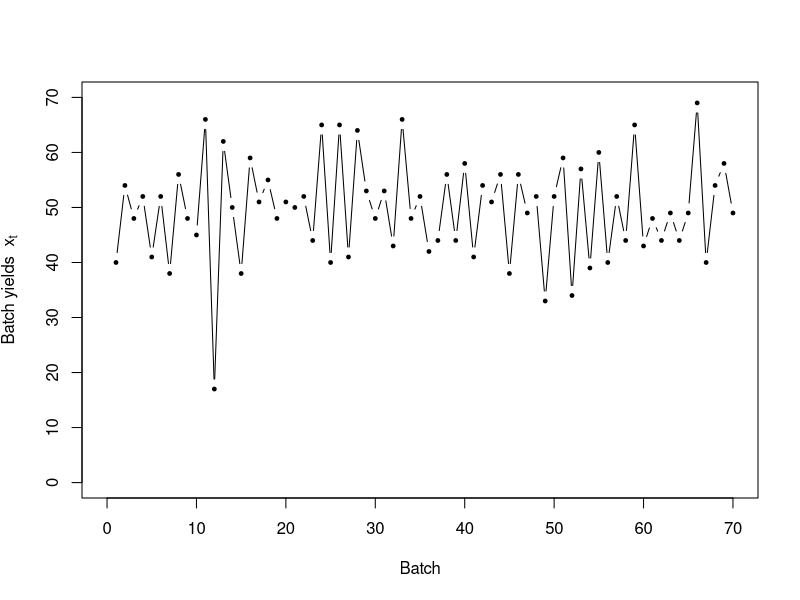
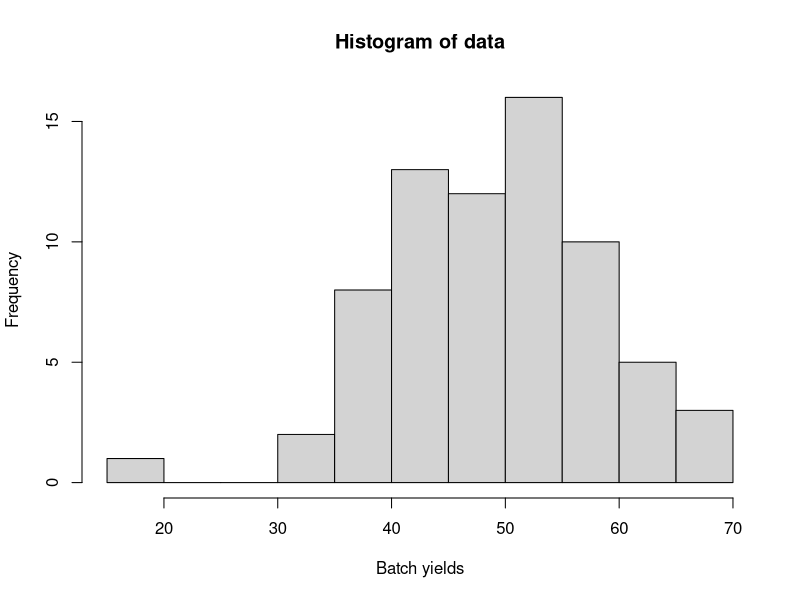
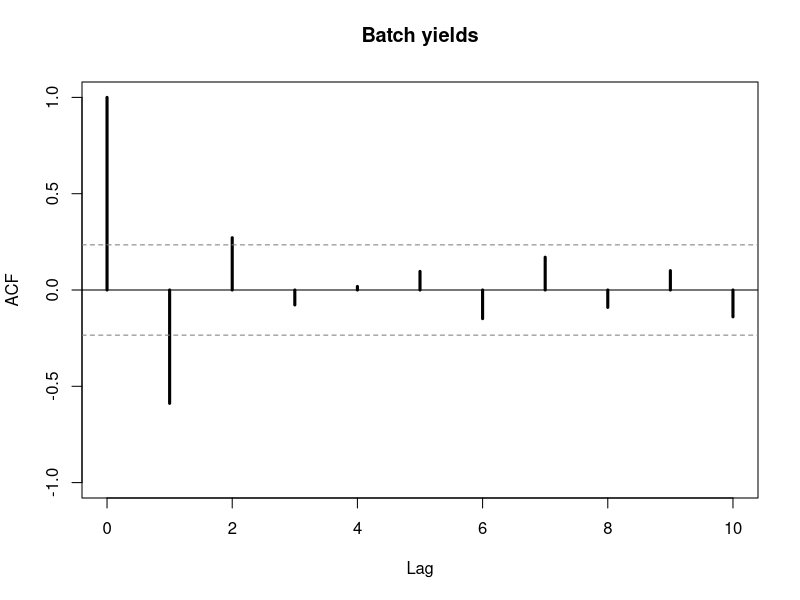
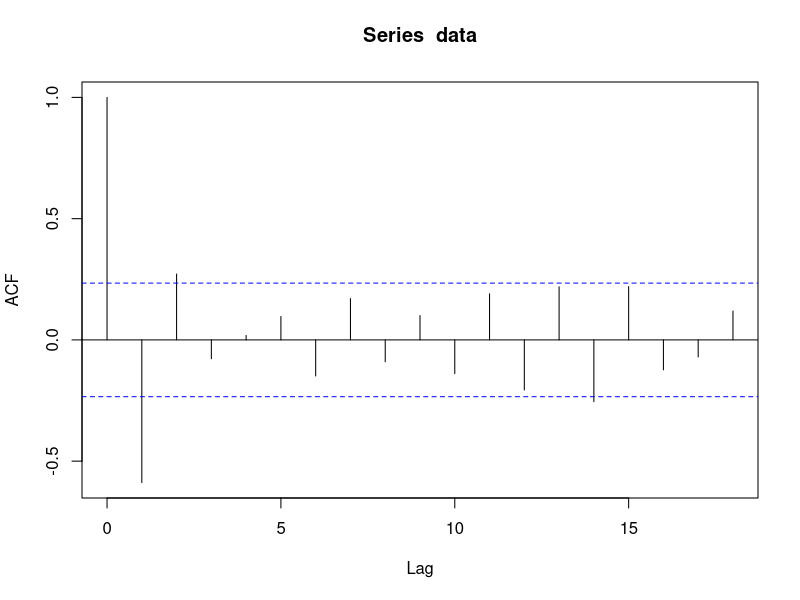
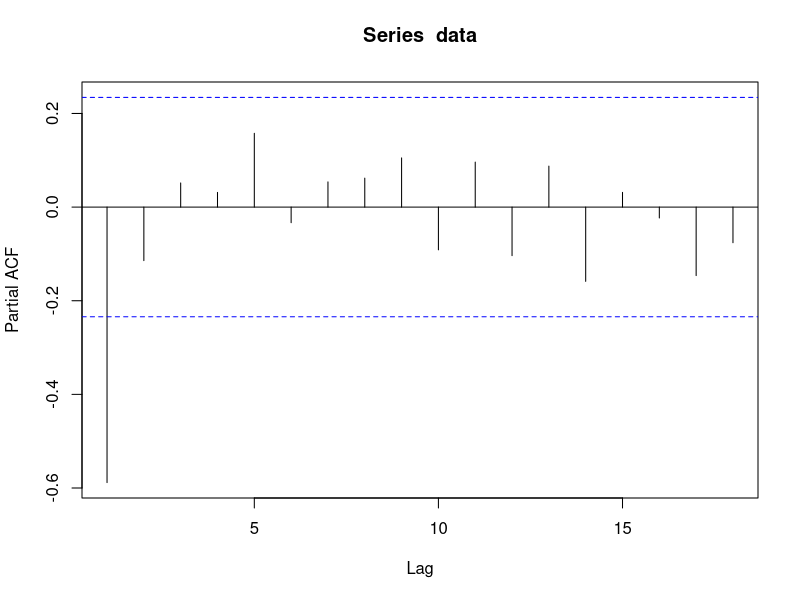
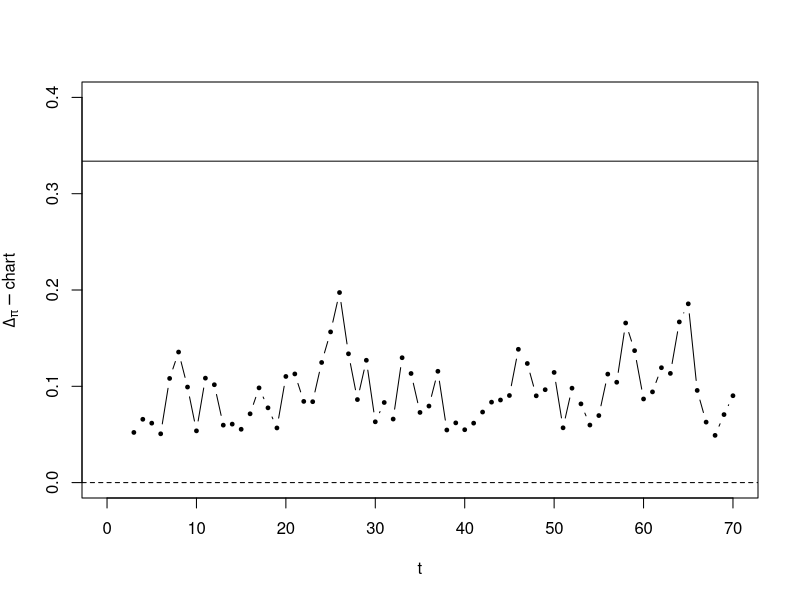
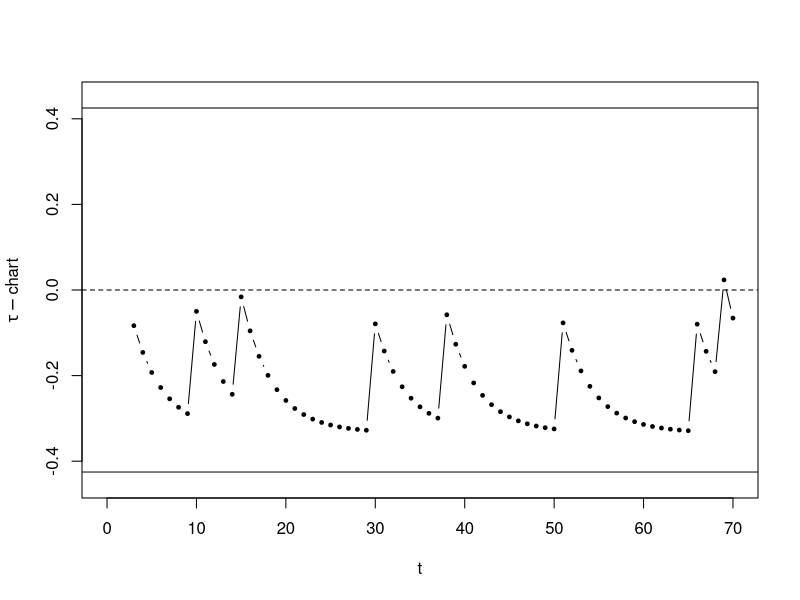
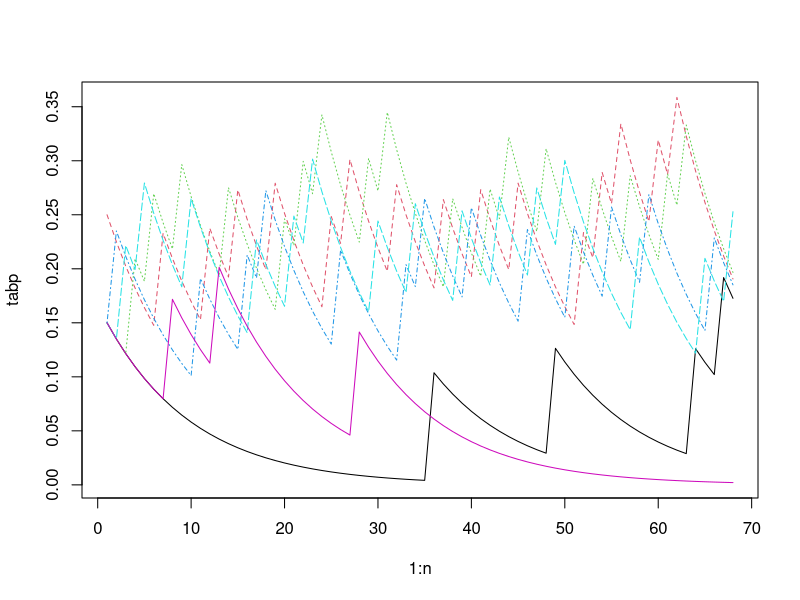

The R source for these figures, in order:
#Control charts for chemical process data of O'Donovan, T. M. (1983) Short Term Forecasting: An Introduction to the Box–Jenkins Approach. London: Wiley.
#Time series 4.1 (printed in Appendix A.3, discussed in Section 4.5).

data <- c(40,54,48,52,41,52,38,56,48,45,66,17,62,50,38,59,51,55,48,51,50,52,44,65,40,65,41,64,53,48,53,43,66,48,52,42,44,56,44,58,41,54,51,56,38,56,49,52,33,52,59,34,57,39,60,40,52,44,65,43,48,44,49,44,49,69,40,54,58,49)
T <- length(data)
T #70

plot(data, type="b", xlab="Batch", ylab=expression("Batch yields  x"[t]), pch=19, cex=0.5, xlim=c(0,T), ylim=c(0,70))

hist(data, xlab="Batch yields")

acf(data, lag.max=10, ylim=c(-1,1), lwd=3, ci.col=grey(0.5), main="Batch yields")


acf(data)[[1]][-1] #-0.58842235  0.27151541 -0.07750074  0.01834453  0.09646180 -0.14868820 ...
c(pacf(data)[[1]]) #-0.58842235 -0.11430120  0.05156247  0.03136143  0.15755861 -0.03330803 ...




##########################
#Ordinal pattern analysis:
##########################

#Statistics discussed in Section 2 of the manuscript:

#Delta^2:
Delta2 <- function(p){
	puni <- 1/length(p)
	sum((p-puni)^2)
}

#beta for m=3:
beta3 <- function(p){
	p[1]-p[6]
}

#tau for m=3:
tau3 <- function(p){
	p[1]+p[6]-1/3
}





getPerms <- function(x) {
    if (length(x) == 1) {
        return(x)
    }
    else {
        res <- matrix(nrow = 0, ncol = length(x))
        for (i in seq_along(x)) {
            res <- rbind(res, cbind(x[i], Recall(x[-i])))
        }
        return(res)
    }
}





#OPs of order 3:
m <- 3

S3 <- getPerms(1:m)

#Same as vector of strings:
sS3 <- apply(S3, 1, function(x) paste(x, collapse=""))
#sS3
#"123" "132" "213" "231" "312" "321"

np3 <- length(sS3)
bincodes <- diag(1,np3)





m <- 3 #order of OPs
n <- T-(m-1) #length of OP-series


#For technical reasons, define array of lagged time series:
data0 <- data[1:n]
for(k in 1:(m-1)){
	data0 <- cbind(data0, data[(k+1):(k+n)])
}

#Check for ties:
ties <- apply(data0, 1, function(x) (max(table(x))>1))
data0[ties,]
# [1,]    52 41 52
# [2,]    65 40 65
# [3,]    53 48 53
# [4,]    44 56 44
# [5,]    56 38 56
# [6,]    52 33 52
# [7,]    44 49 44
# [8,]    49 44 49



#First, proceed without jittering.
#Jittering experiment in ChemProcess_Jittering.r.


#Generate ordinal patterns as rank vectors:
opts <- t(matrix(c(apply(data0, 1, order)), nrow=m))

rm(data0) #data0 not needed anymore

#transform into vector of strings:
sopts <- apply(opts, 1, function(x) paste(x, collapse=""))

rm(opts) #opts not needed anymore

#So sopts is categorical time series with range sS3.

#Numeric coding by 1-m!:
datanum <- match(sopts, sS3)

#Binarization (vectors Y_t of Section 2):
databin <- bincodes[datanum,] #assign row vectors







##############################################
#Construct EWMA control chart based on databin
##############################################

#EWMA smoothing of OP-probabilities with lambda=0.25:

lam <- 0.25
p <- rep(1/np3, np3)

tabp <- array(NA, c(n, np3))
for(t in 1:n){
	p <- lam*databin[t,] + (1-lam)*p
	tabp[t,] <- p
} #for t
#matplot(1:n, tabp, type="l")



#Delta-chart:
plot(c(3:T), apply(tabp, 1, Delta2), type="b", pch=19, cex=0.5, xlim=c(0,T), ylim=c(0,0.4), xlab="t", ylab=expression(Delta[pi]-chart))
abline(h=0.3338) #no alarm
abline(h=0, lty=2)

#tau-chart:
plot(c(3:T), apply(tabp, 1, tau3), type="b", pch=19, cex=0.5, xlim=c(0,T), ylim=c(-0.45,0.45), xlab="t", ylab=expression(tau-chart))
abline(h=0.4253*c(-1,1)) #no alarm
abline(h=0, lty=2)





#EWMA smoothing of OP-probabilities with lambda=0.10:

lam <- 0.10
p <- rep(1/np3, np3)

tabp <- array(NA, c(n, np3))
for(t in 1:n){
	p <- lam*databin[t,] + (1-lam)*p
	tabp[t,] <- p
} #for t
matplot(1:n, tabp, type="l")



#Delta-chart:
plot(c(3:T), apply(tabp, 1, Delta2), type="b", pch=19, cex=0.5, xlim=c(0,T), ylim=c(0,0.15), xlab="t", ylab=expression(Delta[pi]-chart))
abline(h=0.1115) #no alarm
abline(h=0, lty=2)

#tau-chart:
plot(c(3:T), apply(tabp, 1, tau3), type="b", pch=19, cex=0.5, xlim=c(0,T), ylim=c(-0.35,0.35), xlab="t", ylab=expression(tau-chart))
abline(h=0.2529*c(-1,1)) #alarm at 26
abline(h=0, lty=2)
abline(v=26, lty=3)






#EWMA smoothing of OP-probabilities with lambda=0.05:

lam <- 0.05
p <- rep(1/np3, np3)

tabp <- array(NA, c(n, np3))
for(t in 1:n){
	p <- lam*databin[t,] + (1-lam)*p
	tabp[t,] <- p
} #for t
matplot(1:n, tabp, type="l")



#Delta-chart:
plot(c(3:T), apply(tabp, 1, Delta2), type="b", pch=19, cex=0.5, xlim=c(0,T), ylim=c(0,0.075), xlab="t", ylab=expression(Delta[pi]-chart))
abline(h=0.05125) #alarm at 62
abline(h=0, lty=2)
abline(v=62, lty=3)

#tau-chart:
plot(c(3:T), apply(tabp, 1, tau3), type="b", pch=19, cex=0.5, xlim=c(0,T), ylim=c(-0.3,0.3), xlab="t", ylab=expression(tau-chart))
abline(h=0.16775*c(-1,1)) #alarm at 24
abline(h=0, lty=2)
abline(v=24, lty=3)





###################
#Transcript charts:
###################


#For transcripts, OPs use permutation representation corresponding to "order()".


#Cayley table of permutations:
sCayley <- array("", c(factorial(m),factorial(m)))
for(i in 1:factorial(m)){
	sCayley[i,] <- apply(S3, 1, function(x) paste(x[S3[i,]], collapse=""))
}


#Change table into "index version":
iCayley <- array(0, c(factorial(m),factorial(m)))
for(i in 1:factorial(m)){
for(j in 1:factorial(m)){
	iCayley[i,j] <- which(sS3==sCayley[i,j])
}}

#Neutral element is "123" (always first element in lexicographic order), so inverses of sS3 are:
inv.iS3 <- rep(0, factorial(m))
for(i in 1:factorial(m)){
	inv.iS3[i] <- which(sS3[1]==sCayley[i,])
}
inv.sS3 <- sS3[inv.iS3]
inv.sS3 #"123" "132" "213" "312" "231" "321"
inv.iS3 #1 2 3 5 4 6


#Transcript tau(a,b) = b * inv(a):
transcript <- function(a,b){
	#a,b are index (position) within sS3
	iCayley[b, inv.iS3[a]]
}

#Cayley tables of transcript:
iTrans <- array(0, c(factorial(m),factorial(m)))
sTrans <- array("", c(factorial(m),factorial(m)))
for(i in 1:factorial(m)){
for(j in 1:factorial(m)){
	iTrans[i,j] <- transcript(i,j)
	sTrans[i,j] <- sS3[iTrans[i,j]]
}}


#Pairs (OP1,OP2) leading to transcript k:
iPairs <- vector(mode="list", length=factorial(m))
for(i in 1:factorial(m)){
for(j in 1:factorial(m)){
	iPairs[[iTrans[i,j]]] <- rbind(iPairs[[iTrans[i,j]]], c(i,j))
}}


#Kendall distances from Amigo & Dale (2025):
dKendall <- rbind(
c(0, 1, 1, 2, 2, 3),
c(1, 0, 2, 3, 1, 2),
c(1, 2, 0, 1, 3, 2),
c(2, 3, 1, 0, 2, 1),
c(2, 1, 3, 2, 0, 1),
c(3, 2, 2, 1, 1, 0))

#Relation between transcripts and Kendall distance:
dK2tr <- list(c(1), c(2,3), c(4,5), c(6)) #0-3

#Resulting transformation matrix:
TK <- array(0, c(length(dK2tr), length(sS3)))
for(i in 1:length(dK2tr)) TK[i, dK2tr[[i]]] <- 1


#Delta_tau or Delta_K:
Delta <- function(p, p0){
	sum((p-p0)^2/p0)
}

#Re-scaled Kendall distance:
dK <- function(p){
	sum((0:3)*p) - 11/6
}




#OP series in numerical coding in datanum, being of length n.
#Resulting transcript series in numerical coding:

trOP <- rep(NA, n-1)
for(t in 2:n){
	trOP[t-1] <- transcript(datanum[t-1],datanum[t])
}

#Binarization (vectors Z_t of Section 4):
trbin <- bincodes[trOP,] #assign row vectors





############################################
#Construct EWMA control chart based on trbin
############################################

p.tr.iid <- c(2,2,2,7,7,4)/24
p.K.iid <- c(1,2,7,2)/12
mu.K.iid <- 11/6

colMeans(trbin)
#0.00000000 0.01492537 0.02985075 0.25373134 0.28358209 0.41791045
p.tr.iid
#0.08333333 0.08333333 0.08333333 0.29166667 0.29166667 0.16666667

colMeans(trbin %*% t(TK))
#0.00000000 0.04477612 0.53731343 0.41791045
p.K.iid
#0.08333333 0.16666667 0.58333333 0.16666667

mean(trbin %*% t(TK) %*% (0:3)) #2.373134
mu.K.iid #1.833333




#EWMA smoothing of tr-probabilities with lambda=0.25:

lam <- 0.25
ptr <- p.tr.iid

tabptr <- array(NA, c(n-1, np3))
for(t in 1:(n-1)){
	ptr <- lam*trbin[t,] + (1-lam)*ptr
	tabptr[t,] <- ptr
} #for t
#matplot(1:n, tabptr, type="l")

tabpK <- tabptr %*% t(TK)



#Delta.tr-chart:
plot(c(4:T), apply(tabptr, 1, Delta, p0=p.tr.iid), type="b", pch=19, cex=0.5, xlim=c(0,T), ylim=c(0,3.5), xlab="t", ylab=expression(Delta[tau]-chart))
abline(h=3.225) #no alarm
abline(h=0, lty=2)

#Delta.K-chart:
plot(c(4:T), apply(tabpK, 1, Delta, p0=p.K.iid), type="b", pch=19, cex=0.5, xlim=c(0,T), ylim=c(0,3.5), xlab="t", ylab=expression(Delta[K]-chart))
abline(h=3.19) #no alarm
abline(h=0, lty=2)

#mu.K-chart:
plot(c(4:T), apply(tabpK, 1, dK), type="b", pch=19, cex=0.5, xlim=c(0,T), ylim=c(-1.2,1.2), xlab="t", ylab=expression(mu[K]-chart))
abline(h=1.0188*c(-1,1)) #no alarm
abline(h=0, lty=2)




#EWMA smoothing of tr-probabilities with lambda=0.10:

lam <- 0.10
ptr <- p.tr.iid

tabptr <- array(NA, c(n-1, np3))
for(t in 1:(n-1)){
	ptr <- lam*trbin[t,] + (1-lam)*ptr
	tabptr[t,] <- ptr
} #for t
#matplot(1:n, tabptr, type="l")

tabpK <- tabptr %*% t(TK)



#Delta.tr-chart:
plot(c(4:T), apply(tabptr, 1, Delta, p0=p.tr.iid), type="b", pch=19, cex=0.5, xlim=c(0,T), ylim=c(0,1.5), xlab="t", ylab=expression(Delta[tau]-chart))
abline(h=0.9685)
abline(h=0, lty=2)
abline(v=26, lty=3)

#Delta.K-chart:
plot(c(4:T), apply(tabpK, 1, Delta, p0=p.K.iid), type="b", pch=19, cex=0.5, xlim=c(0,T), ylim=c(0,1.5), xlab="t", ylab=expression(Delta[K]-chart))
abline(h=0.8078)
abline(h=0, lty=2)
abline(v=25, lty=3)

#mu.K-chart:
plot(c(4:T), apply(tabpK, 1, dK), type="b", pch=19, cex=0.5, xlim=c(0,T), ylim=c(-0.8,0.8), xlab="t", ylab=expression(mu[K]-chart))
abline(h=0.5827*c(-1,1))
abline(h=0, lty=2)
abline(v=24, lty=3)




#EWMA smoothing of tr-probabilities with lambda=0.05:

lam <- 0.05
ptr <- p.tr.iid

tabptr <- array(NA, c(n-1, np3))
for(t in 1:(n-1)){
	ptr <- lam*trbin[t,] + (1-lam)*ptr
	tabptr[t,] <- ptr
} #for t
#matplot(1:n, tabptr, type="l")

tabpK <- tabptr %*% t(TK)



#Delta.tr-chart:
plot(c(4:T), apply(tabptr, 1, Delta, p0=p.tr.iid), type="b", pch=19, cex=0.5, xlim=c(0,T), ylim=c(0,1), xlab="t", ylab=expression(Delta[tau]-chart))
abline(h=0.4328)
abline(h=0, lty=2)
abline(v=25, lty=3)

#Delta.K-chart:
plot(c(4:T), apply(tabpK, 1, Delta, p0=p.K.iid), type="b", pch=19, cex=0.5, xlim=c(0,T), ylim=c(0,0.9), xlab="t", ylab=expression(Delta[K]-chart))
abline(h=0.3229)
abline(h=0, lty=2)
abline(v=24, lty=3)

#mu.K-chart:
plot(c(4:T), apply(tabpK, 1, dK), type="b", pch=19, cex=0.5, xlim=c(0,T), ylim=c(-0.5,0.7), xlab="t", ylab=expression(mu[K]-chart))
abline(h=0.3785*c(-1,1))
abline(h=0, lty=2)
abline(v=23, lty=3)
